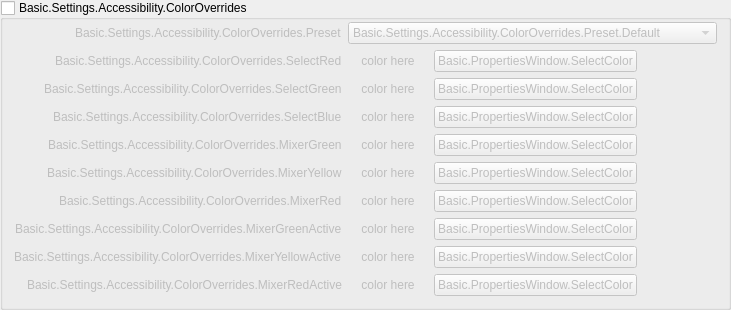
                <widget class="QGroupBox" name="colorsGroupBox">
                 <property name="title">
                  <string>Basic.Settings.Accessibility.ColorOverrides</string>
                 </property>
                 <property name="checkable">
                  <bool>true</bool>
                 </property>
                 <property name="checked">
                  <bool>false</bool>
                 </property>
                 <layout class="QFormLayout" name="formLayout_8">
                  <property name="fieldGrowthPolicy">
                   <enum>QFormLayout::FieldGrowthPolicy::AllNonFixedFieldsGrow</enum>
                  </property>
                  <property name="labelAlignment">
                   <set>Qt::AlignmentFlag::AlignRight|Qt::AlignmentFlag::AlignTrailing|Qt::AlignmentFlag::AlignVCenter</set>
                  </property>
                  <property name="topMargin">
                   <number>2</number>
                  </property>
                  <item row="0" column="0">
                   <widget class="QLabel" name="colorPresetLabel">
                    <property name="text">
                     <string>Basic.Settings.Accessibility.ColorOverrides.Preset</string>
                    </property>
                    <property name="buddy">
                     <cstring>colorPreset</cstring>
                    </property>
                   </widget>
                  </item>
                  <item row="0" column="1">
                   <widget class="QComboBox" name="colorPreset">
                    <item>
                     <property name="text">
                      <string>Basic.Settings.Accessibility.ColorOverrides.Preset.Default</string>
                     </property>
                    </item>
                    <item>
                     <property name="text">
                      <string>Basic.Settings.Accessibility.ColorOverrides.Preset.ColorBlind1</string>
                     </property>
                    </item>
                    <item>
                     <property name="text">
                      <string>Basic.Settings.Accessibility.ColorOverrides.Preset.Custom</string>
                     </property>
                    </item>
                   </widget>
                  </item>
                  <item row="1" column="0">
                   <widget class="QLabel" name="colorSelectLabel_1">
                    <property name="text">
                     <string>Basic.Settings.Accessibility.ColorOverrides.SelectRed</string>
                    </property>
                    <property name="buddy">
                     <cstring>choose1</cstring>
                    </property>
                   </widget>
                  </item>
                  <item row="1" column="1">
                   <layout class="QHBoxLayout" name="colorSelectLayout_1">
                    <property name="leftMargin">
                     <number>0</number>
                    </property>
                    <property name="topMargin">
                     <number>0</number>
                    </property>
                    <property name="rightMargin">
                     <number>0</number>
                    </property>
                    <property name="bottomMargin">
                     <number>0</number>
                    </property>
                    <item>
                     <widget class="QLabel" name="color1">
                      <property name="sizePolicy">
                       <sizepolicy hsizetype="Preferred" vsizetype="Preferred">
                        <horstretch>0</horstretch>
                        <verstretch>0</verstretch>
                       </sizepolicy>
                      </property>
                      <property name="minimumSize">
                       <size>
                        <width>80</width>
                        <height>0</height>
                       </size>
                      </property>
                      <property name="maximumSize">
                       <size>
                        <width>16777215</width>
                        <height>16777215</height>
                       </size>
                      </property>
                      <property name="text">
                       <string notr="true">color here</string>
                      </property>
                      <property name="alignment">
                       <set>Qt::AlignmentFlag::AlignCenter</set>
                      </property>
                     </widget>
                    </item>
                    <item>
                     <widget class="QPushButton" name="choose1">
                      <property name="minimumSize">
                       <size>
                        <width>0</width>
                        <height>0</height>
                       </size>
                      </property>
                      <property name="maximumSize">
                       <size>
                        <width>16777215</width>
                        <height>16777215</height>
                       </size>
                      </property>
                      <property name="text">
                       <string>Basic.PropertiesWindow.SelectColor</string>
                      </property>
                     </widget>
                    </item>
                    <item>
                     <spacer name="colorSpacer_1">
                      <property name="orientation">
                       <enum>Qt::Orientation::Horizontal</enum>
                      </property>
                      <property name="sizeHint" stdset="0">
                       <size>
                        <width>40</width>
                        <height>0</height>
                       </size>
                      </property>
                     </spacer>
                    </item>
                   </layout>
                  </item>
                  <item row="2" column="0">
                   <widget class="QLabel" name="colorSelectLabel_2">
                    <property name="text">
                     <string>Basic.Settings.Accessibility.ColorOverrides.SelectGreen</string>
                    </property>
                    <property name="buddy">
                     <cstring>choose2</cstring>
                    </property>
                   </widget>
                  </item>
                  <item row="2" column="1">
                   <layout class="QHBoxLayout" name="colorSelectLayout_2">
                    <property name="leftMargin">
                     <number>0</number>
                    </property>
                    <property name="topMargin">
                     <number>0</number>
                    </property>
                    <property name="rightMargin">
                     <number>0</number>
                    </property>
                    <property name="bottomMargin">
                     <number>0</number>
                    </property>
                    <item>
                     <widget class="QLabel" name="color2">
                      <property name="sizePolicy">
                       <sizepolicy hsizetype="Preferred" vsizetype="Preferred">
                        <horstretch>0</horstretch>
                        <verstretch>0</verstretch>
                       </sizepolicy>
                      </property>
                      <property name="minimumSize">
                       <size>
                        <width>80</width>
                        <height>0</height>
                       </size>
                      </property>
                      <property name="maximumSize">
                       <size>
                        <width>16777215</width>
                        <height>16777215</height>
                       </size>
                      </property>
                      <property name="text">
                       <string notr="true">color here</string>
                      </property>
                      <property name="alignment">
                       <set>Qt::AlignmentFlag::AlignCenter</set>
                      </property>
                     </widget>
                    </item>
                    <item>
                     <widget class="QPushButton" name="choose2">
                      <property name="minimumSize">
                       <size>
                        <width>0</width>
                        <height>0</height>
                       </size>
                      </property>
                      <property name="maximumSize">
                       <size>
                        <width>16777215</width>
                        <height>16777215</height>
                       </size>
                      </property>
                      <property name="text">
                       <string>Basic.PropertiesWindow.SelectColor</string>
                      </property>
                     </widget>
                    </item>
                    <item>
                     <spacer name="colorSpacer_2">
                      <property name="orientation">
                       <enum>Qt::Orientation::Horizontal</enum>
                      </property>
                      <property name="sizeHint" stdset="0">
                       <size>
                        <width>40</width>
                        <height>0</height>
                       </size>
                      </property>
                     </spacer>
                    </item>
                   </layout>
                  </item>
                  <item row="3" column="0">
                   <widget class="QLabel" name="colorSelectLabel_3">
                    <property name="text">
                     <string>Basic.Settings.Accessibility.ColorOverrides.SelectBlue</string>
                    </property>
                    <property name="buddy">
                     <cstring>choose3</cstring>
                    </property>
                   </widget>
                  </item>
                  <item row="3" column="1">
                   <layout class="QHBoxLayout" name="colorSelectLayout_3">
                    <property name="leftMargin">
                     <number>0</number>
                    </property>
                    <property name="topMargin">
                     <number>0</number>
                    </property>
                    <property name="rightMargin">
                     <number>0</number>
                    </property>
                    <property name="bottomMargin">
                     <number>0</number>
                    </property>
                    <item>
                     <widget class="QLabel" name="color3">
                      <property name="sizePolicy">
                       <sizepolicy hsizetype="Preferred" vsizetype="Preferred">
                        <horstretch>0</horstretch>
                        <verstretch>0</verstretch>
                       </sizepolicy>
                      </property>
                      <property name="minimumSize">
                       <size>
                        <width>80</width>
                        <height>0</height>
                       </size>
                      </property>
                      <property name="maximumSize">
                       <size>
                        <width>16777215</width>
                        <height>16777215</height>
                       </size>
                      </property>
                      <property name="text">
                       <string notr="true">color here</string>
                      </property>
                      <property name="alignment">
                       <set>Qt::AlignmentFlag::AlignCenter</set>
                      </property>
                     </widget>
                    </item>
                    <item>
                     <widget class="QPushButton" name="choose3">
                      <property name="minimumSize">
                       <size>
                        <width>0</width>
                        <height>0</height>
                       </size>
                      </property>
                      <property name="maximumSize">
                       <size>
                        <width>16777215</width>
                        <height>16777215</height>
                       </size>
                      </property>
                      <property name="text">
                       <string>Basic.PropertiesWindow.SelectColor</string>
                      </property>
                     </widget>
                    </item>
                    <item>
                     <spacer name="colorSpacer_3">
                      <property name="orientation">
                       <enum>Qt::Orientation::Horizontal</enum>
                      </property>
                      <property name="sizeHint" stdset="0">
                       <size>
                        <width>40</width>
                        <height>0</height>
                       </size>
                      </property>
                     </spacer>
                    </item>
                   </layout>
                  </item>
                  <item row="4" column="0">
                   <widget class="QLabel" name="colorSelectLabel_4">
                    <property name="text">
                     <string>Basic.Settings.Accessibility.ColorOverrides.MixerGreen</string>
                    </property>
                    <property name="buddy">
                     <cstring>choose4</cstring>
                    </property>
                   </widget>
                  </item>
                  <item row="4" column="1">
                   <layout class="QHBoxLayout" name="colorSelectLayout_4">
                    <property name="leftMargin">
                     <number>0</number>
                    </property>
                    <property name="topMargin">
                     <number>0</number>
                    </property>
                    <property name="rightMargin">
                     <number>0</number>
                    </property>
                    <property name="bottomMargin">
                     <number>0</number>
                    </property>
                    <item>
                     <widget class="QLabel" name="color4">
                      <property name="sizePolicy">
                       <sizepolicy hsizetype="Preferred" vsizetype="Preferred">
                        <horstretch>0</horstretch>
                        <verstretch>0</verstretch>
                       </sizepolicy>
                      </property>
                      <property name="minimumSize">
                       <size>
                        <width>80</width>
                        <height>0</height>
                       </size>
                      </property>
                      <property name="maximumSize">
                       <size>
                        <width>16777215</width>
                        <height>16777215</height>
                       </size>
                      </property>
                      <property name="text">
                       <string notr="true">color here</string>
                      </property>
                      <property name="alignment">
                       <set>Qt::AlignmentFlag::AlignCenter</set>
                      </property>
                     </widget>
                    </item>
                    <item>
                     <widget class="QPushButton" name="choose4">
                      <property name="minimumSize">
                       <size>
                        <width>0</width>
                        <height>0</height>
                       </size>
                      </property>
                      <property name="maximumSize">
                       <size>
                        <width>16777215</width>
                        <height>16777215</height>
                       </size>
                      </property>
                      <property name="text">
                       <string>Basic.PropertiesWindow.SelectColor</string>
                      </property>
                     </widget>
                    </item>
                    <item>
                     <spacer name="colorSpacer_4">
                      <property name="orientation">
                       <enum>Qt::Orientation::Horizontal</enum>
                      </property>
                      <property name="sizeHint" stdset="0">
                       <size>
                        <width>40</width>
                        <height>0</height>
                       </size>
                      </property>
                     </spacer>
                    </item>
                   </layout>
                  </item>
                  <item row="5" column="0">
                   <widget class="QLabel" name="colorSelectLabel_5">
                    <property name="text">
                     <string>Basic.Settings.Accessibility.ColorOverrides.MixerYellow</string>
                    </property>
                    <property name="buddy">
                     <cstring>choose5</cstring>
                    </property>
                   </widget>
                  </item>
                  <item row="5" column="1">
                   <layout class="QHBoxLayout" name="colorSelectLayout_5">
                    <property name="leftMargin">
                     <number>0</number>
                    </property>
                    <property name="topMargin">
                     <number>0</number>
                    </property>
                    <property name="rightMargin">
                     <number>0</number>
                    </property>
                    <property name="bottomMargin">
                     <number>0</number>
                    </property>
                    <item>
                     <widget class="QLabel" name="color5">
                      <property name="sizePolicy">
                       <sizepolicy hsizetype="Preferred" vsizetype="Preferred">
                        <horstretch>0</horstretch>
                        <verstretch>0</verstretch>
                       </sizepolicy>
                      </property>
                      <property name="minimumSize">
                       <size>
                        <width>80</width>
                        <height>0</height>
                       </size>
                      </property>
                      <property name="maximumSize">
                       <size>
                        <width>16777215</width>
                        <height>16777215</height>
                       </size>
                      </property>
                      <property name="text">
                       <string notr="true">color here</string>
                      </property>
                      <property name="alignment">
                       <set>Qt::AlignmentFlag::AlignCenter</set>
                      </property>
                     </widget>
                    </item>
                    <item>
                     <widget class="QPushButton" name="choose5">
                      <property name="minimumSize">
                       <size>
                        <width>0</width>
                        <height>0</height>
                       </size>
                      </property>
                      <property name="maximumSize">
                       <size>
                        <width>16777215</width>
                        <height>16777215</height>
                       </size>
                      </property>
                      <property name="text">
                       <string>Basic.PropertiesWindow.SelectColor</string>
                      </property>
                     </widget>
                    </item>
                    <item>
                     <spacer name="colorSpacer_5">
                      <property name="orientation">
                       <enum>Qt::Orientation::Horizontal</enum>
                      </property>
                      <property name="sizeHint" stdset="0">
                       <size>
                        <width>40</width>
                        <height>0</height>
                       </size>
                      </property>
                     </spacer>
                    </item>
                   </layout>
                  </item>
                  <item row="6" column="0">
                   <widget class="QLabel" name="colorSelectLabel_6">
                    <property name="text">
                     <string>Basic.Settings.Accessibility.ColorOverrides.MixerRed</string>
                    </property>
                    <property name="buddy">
                     <cstring>choose6</cstring>
                    </property>
                   </widget>
                  </item>
                  <item row="6" column="1">
                   <layout class="QHBoxLayout" name="colorSelectLayout_6">
                    <property name="leftMargin">
                     <number>0</number>
                    </property>
                    <property name="topMargin">
                     <number>0</number>
                    </property>
                    <property name="rightMargin">
                     <number>0</number>
                    </property>
                    <property name="bottomMargin">
                     <number>0</number>
                    </property>
                    <item>
                     <widget class="QLabel" name="color6">
                      <property name="sizePolicy">
                       <sizepolicy hsizetype="Preferred" vsizetype="Preferred">
                        <horstretch>0</horstretch>
                        <verstretch>0</verstretch>
                       </sizepolicy>
                      </property>
                      <property name="minimumSize">
                       <size>
                        <width>80</width>
                        <height>0</height>
                       </size>
                      </property>
                      <property name="maximumSize">
                       <size>
                        <width>16777215</width>
                        <height>16777215</height>
                       </size>
                      </property>
                      <property name="text">
                       <string notr="true">color here</string>
                      </property>
                      <property name="alignment">
                       <set>Qt::AlignmentFlag::AlignCenter</set>
                      </property>
                     </widget>
                    </item>
                    <item>
                     <widget class="QPushButton" name="choose6">
                      <property name="minimumSize">
                       <size>
                        <width>0</width>
                        <height>0</height>
                       </size>
                      </property>
                      <property name="maximumSize">
                       <size>
                        <width>16777215</width>
                        <height>16777215</height>
                       </size>
                      </property>
                      <property name="text">
                       <string>Basic.PropertiesWindow.SelectColor</string>
                      </property>
                     </widget>
                    </item>
                    <item>
                     <spacer name="colorSpacer_6">
                      <property name="orientation">
                       <enum>Qt::Orientation::Horizontal</enum>
                      </property>
                      <property name="sizeHint" stdset="0">
                       <size>
                        <width>40</width>
                        <height>0</height>
                       </size>
                      </property>
                     </spacer>
                    </item>
                   </layout>
                  </item>
                  <item row="7" column="0">
                   <widget class="QLabel" name="colorSelectLabel_7">
                    <property name="text">
                     <string>Basic.Settings.Accessibility.ColorOverrides.MixerGreenActive</string>
                    </property>
                    <property name="buddy">
                     <cstring>choose7</cstring>
                    </property>
                   </widget>
                  </item>
                  <item row="7" column="1">
                   <layout class="QHBoxLayout" name="colorSelectLayout_7">
                    <property name="leftMargin">
                     <number>0</number>
                    </property>
                    <property name="topMargin">
                     <number>0</number>
                    </property>
                    <property name="rightMargin">
                     <number>0</number>
                    </property>
                    <property name="bottomMargin">
                     <number>0</number>
                    </property>
                    <item>
                     <widget class="QLabel" name="color7">
                      <property name="sizePolicy">
                       <sizepolicy hsizetype="Preferred" vsizetype="Preferred">
                        <horstretch>0</horstretch>
                        <verstretch>0</verstretch>
                       </sizepolicy>
                      </property>
                      <property name="minimumSize">
                       <size>
                        <width>80</width>
                        <height>0</height>
                       </size>
                      </property>
                      <property name="maximumSize">
                       <size>
                        <width>16777215</width>
                        <height>16777215</height>
                       </size>
                      </property>
                      <property name="text">
                       <string notr="true">color here</string>
                      </property>
                      <property name="alignment">
                       <set>Qt::AlignmentFlag::AlignCenter</set>
                      </property>
                     </widget>
                    </item>
                    <item>
                     <widget class="QPushButton" name="choose7">
                      <property name="minimumSize">
                       <size>
                        <width>0</width>
                        <height>0</height>
                       </size>
                      </property>
                      <property name="maximumSize">
                       <size>
                        <width>16777215</width>
                        <height>16777215</height>
                       </size>
                      </property>
                      <property name="text">
                       <string>Basic.PropertiesWindow.SelectColor</string>
                      </property>
                     </widget>
                    </item>
                    <item>
                     <spacer name="colorSpacer_7">
                      <property name="orientation">
                       <enum>Qt::Orientation::Horizontal</enum>
                      </property>
                      <property name="sizeHint" stdset="0">
                       <size>
                        <width>40</width>
                        <height>0</height>
                       </size>
                      </property>
                     </spacer>
                    </item>
                   </layout>
                  </item>
                  <item row="8" column="0">
                   <widget class="QLabel" name="colorSelectLabel_8">
                    <property name="text">
                     <string>Basic.Settings.Accessibility.ColorOverrides.MixerYellowActive</string>
                    </property>
                    <property name="buddy">
                     <cstring>choose8</cstring>
                    </property>
                   </widget>
                  </item>
                  <item row="8" column="1">
                   <layout class="QHBoxLayout" name="colorSelectLayout_8">
                    <property name="leftMargin">
                     <number>0</number>
                    </property>
                    <property name="topMargin">
                     <number>0</number>
                    </property>
                    <property name="rightMargin">
                     <number>0</number>
                    </property>
                    <property name="bottomMargin">
                     <number>0</number>
                    </property>
                    <item>
                     <widget class="QLabel" name="color8">
                      <property name="sizePolicy">
                       <sizepolicy hsizetype="Preferred" vsizetype="Preferred">
                        <horstretch>0</horstretch>
                        <verstretch>0</verstretch>
                       </sizepolicy>
                      </property>
                      <property name="minimumSize">
                       <size>
                        <width>80</width>
                        <height>0</height>
                       </size>
                      </property>
                      <property name="maximumSize">
                       <size>
                        <width>16777215</width>
                        <height>16777215</height>
                       </size>
                      </property>
                      <property name="text">
                       <string notr="true">color here</string>
                      </property>
                      <property name="alignment">
                       <set>Qt::AlignmentFlag::AlignCenter</set>
                      </property>
                     </widget>
                    </item>
                    <item>
                     <widget class="QPushButton" name="choose8">
                      <property name="minimumSize">
                       <size>
                        <width>0</width>
                        <height>0</height>
                       </size>
                      </property>
                      <property name="maximumSize">
                       <size>
                        <width>16777215</width>
                        <height>16777215</height>
                       </size>
                      </property>
                      <property name="text">
                       <string>Basic.PropertiesWindow.SelectColor</string>
                      </property>
                     </widget>
                    </item>
                    <item>
                     <spacer name="colorSpacer_8">
                      <property name="orientation">
                       <enum>Qt::Orientation::Horizontal</enum>
                      </property>
                      <property name="sizeHint" stdset="0">
                       <size>
                        <width>40</width>
                        <height>0</height>
                       </size>
                      </property>
                     </spacer>
                    </item>
                   </layout>
                  </item>
                  <item row="9" column="0">
                   <widget class="QLabel" name="colorSelectLabel_9">
                    <property name="text">
                     <string>Basic.Settings.Accessibility.ColorOverrides.MixerRedActive</string>
                    </property>
                    <property name="buddy">
                     <cstring>choose9</cstring>
                    </property>
                   </widget>
                  </item>
                  <item row="9" column="1">
                   <layout class="QHBoxLayout" name="colorSelectLayout_9">
                    <property name="leftMargin">
                     <number>0</number>
                    </property>
                    <property name="topMargin">
                     <number>0</number>
                    </property>
                    <property name="rightMargin">
                     <number>0</number>
                    </property>
                    <property name="bottomMargin">
                     <number>0</number>
                    </property>
                    <item>
                     <widget class="QLabel" name="color9">
                      <property name="sizePolicy">
                       <sizepolicy hsizetype="Preferred" vsizetype="Preferred">
                        <horstretch>0</horstretch>
                        <verstretch>0</verstretch>
                       </sizepolicy>
                      </property>
                      <property name="minimumSize">
                       <size>
                        <width>80</width>
                        <height>0</height>
                       </size>
                      </property>
                      <property name="maximumSize">
                       <size>
                        <width>16777215</width>
                        <height>16777215</height>
                       </size>
                      </property>
                      <property name="text">
                       <string notr="true">color here</string>
                      </property>
                      <property name="alignment">
                       <set>Qt::AlignmentFlag::AlignCenter</set>
                      </property>
                     </widget>
                    </item>
                    <item>
                     <widget class="QPushButton" name="choose9">
                      <property name="minimumSize">
                       <size>
                        <width>0</width>
                        <height>0</height>
                       </size>
                      </property>
                      <property name="maximumSize">
                       <size>
                        <width>16777215</width>
                        <height>16777215</height>
                       </size>
                      </property>
                      <property name="text">
                       <string>Basic.PropertiesWindow.SelectColor</string>
                      </property>
                     </widget>
                    </item>
                    <item>
                     <spacer name="colorSpacer_9">
                      <property name="orientation">
                       <enum>Qt::Orientation::Horizontal</enum>
                      </property>
                      <property name="sizeHint" stdset="0">
                       <size>
                        <width>40</width>
                        <height>0</height>
                       </size>
                      </property>
                     </spacer>
                    </item>
                   </layout>
                  </item>
                 </layout>
                </widget>
